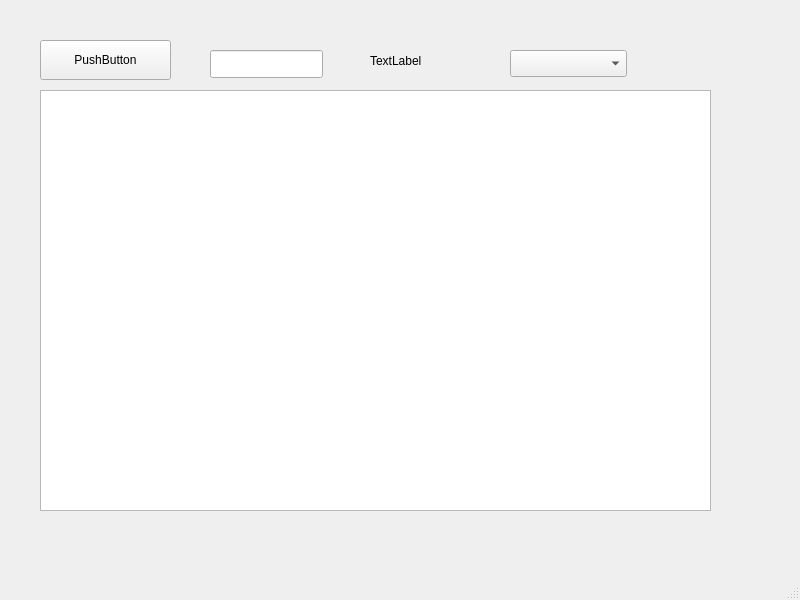
<?xml version="1.0" encoding="UTF-8"?>
<ui version="4.0">
 <class>MainWindow</class>
 <widget class="QMainWindow" name="MainWindow">
  <property name="geometry">
   <rect>
    <x>0</x>
    <y>0</y>
    <width>800</width>
    <height>600</height>
   </rect>
  </property>
  <property name="windowTitle">
   <string>MainWindow</string>
  </property>
  <widget class="QWidget" name="centralwidget">
   <widget class="QPushButton" name="myPushButton">
    <property name="geometry">
     <rect>
      <x>40</x>
      <y>40</y>
      <width>131</width>
      <height>40</height>
     </rect>
    </property>
    <property name="text">
     <string>PushButton</string>
    </property>
   </widget>
   <widget class="QTableView" name="myTableView">
    <property name="geometry">
     <rect>
      <x>40</x>
      <y>90</y>
      <width>671</width>
      <height>421</height>
     </rect>
    </property>
   </widget>
   <widget class="QLineEdit" name="myLineEdit">
    <property name="geometry">
     <rect>
      <x>210</x>
      <y>50</y>
      <width>113</width>
      <height>28</height>
     </rect>
    </property>
   </widget>
   <widget class="QComboBox" name="myComboBox">
    <property name="geometry">
     <rect>
      <x>510</x>
      <y>50</y>
      <width>117</width>
      <height>27</height>
     </rect>
    </property>
   </widget>
   <widget class="QLabel" name="myLabel">
    <property name="geometry">
     <rect>
      <x>370</x>
      <y>50</y>
      <width>85</width>
      <height>21</height>
     </rect>
    </property>
    <property name="text">
     <string>TextLabel</string>
    </property>
   </widget>
  </widget>
  <widget class="QMenuBar" name="menubar">
   <property name="geometry">
    <rect>
     <x>0</x>
     <y>0</y>
     <width>800</width>
     <height>36</height>
    </rect>
   </property>
  </widget>
  <widget class="QStatusBar" name="statusbar"/>
 </widget>
 <resources/>
 <connections/>
</ui>
